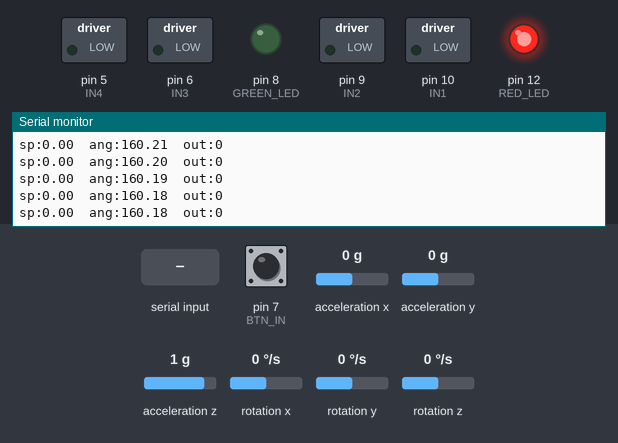
This sketch was run on a simulated Arduino Uno, built with avr-gcc and run on an emulated ATmega328P. On the bench: switched loads named in the sketch (green lamp = pin HIGH), output pins drawn as LEDs (lit = HIGH), the last lines printed to the serial monitor. The inputs (shaded band) are chosen by the test bench; at power-on: pin 7 (BTN_IN) HIGH, acceleration x 0 g, acceleration y 0 g, acceleration z 1 g, rotation x 0 °/s, rotation y 0 °/s, rotation z 0 °/s.

Above: at 1.2 s.
1.3 s: pin 7 (BTN_IN) pulled LOW for 0.15 s
At 1.34 s:
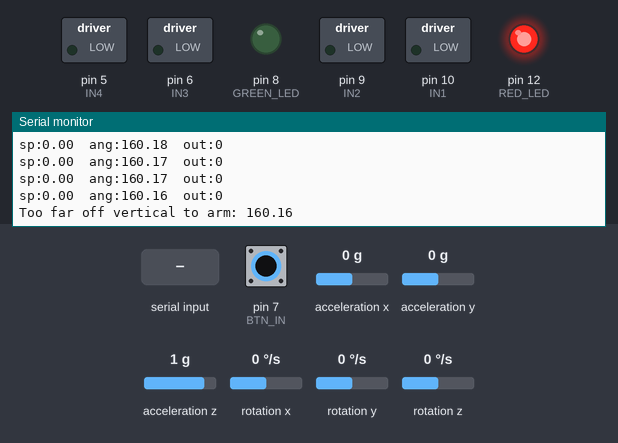
2.9 s: "+\n" received over Serial
At 3.0 s:
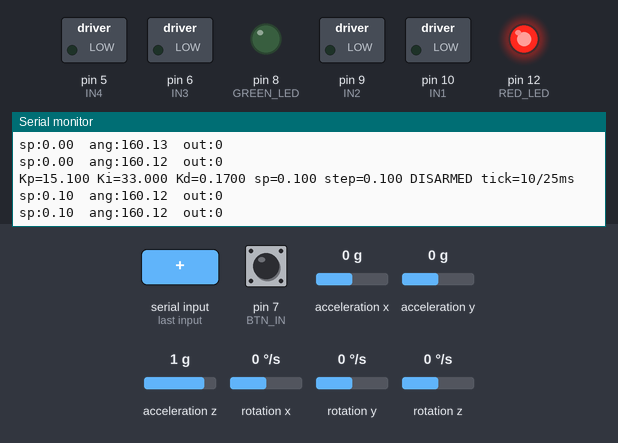
4.4 s: byte 116 ('t') received over Serial
At 5.2 s:
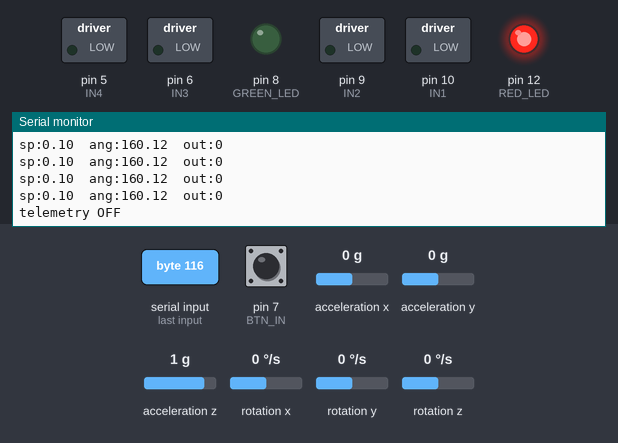
5.9 s: "s\n" received over Serial
At 6.3 s:
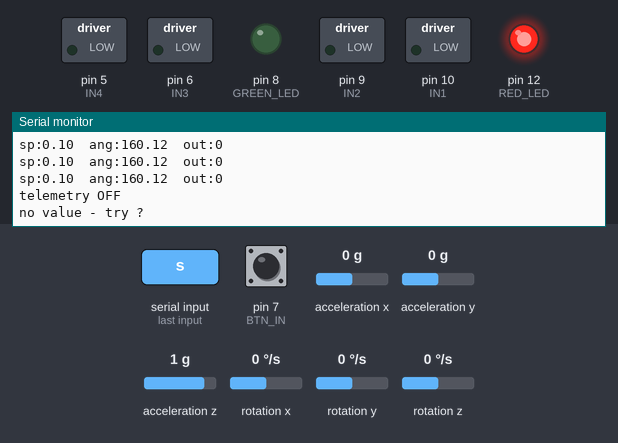
7.4 s: "30,150\n" received over Serial
At 8.8 s:
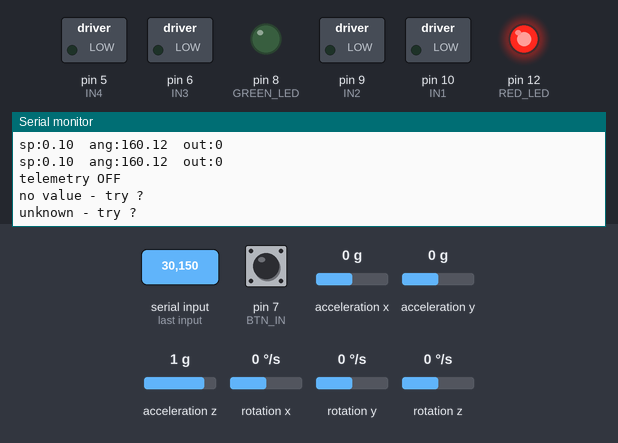
Timing chart, 0 to 9.9 s (numbered marks = the images above; inputs shaded):
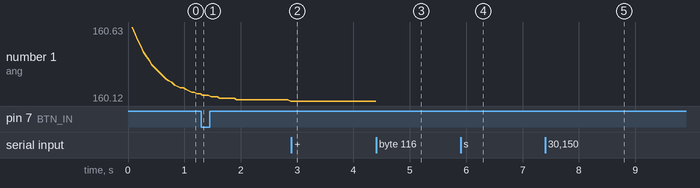

The sketch:

tuning.ino
```cpp
/*
 * tuning.ino
 *
 * Balance firmware with live gain and setpoint editing over serial.
 * The control core is identical to main.ino. Everything added for
 * tuning is marked /*TUNING*\/ so it can be stripped back out.
 *
 * Serial Monitor: 115200 baud. Line ending "Newline" is recommended,
 * but single-character commands fire without it.
 */

#include <PID_v1.h>
#include "I2Cdev.h"
#include "MPU6050.h"

MPU6050 mpu;

/*---Complementary filter: accel Y/Z + gyro X. No DMP.---*/
/*---Offset registers forced to zero; bias handled in software.---*/

/*--- From six-pose characterisation ---*/
const float AY_BIAS  = -9626.6f;
const float AZ_BIAS  = -11591.4f;
const float AY_SCALE =  16441.7f;   // counts per g, measured
const float AZ_SCALE =  16729.4f;
const float GX_BIAS  =   -154.8f;   // gyro LSB at rest

const float GYRO_LSB_PER_DPS = 131.0f;   // +/-250 deg/s
const float GYRO_SIGN        = -1.0f;    // inverted mount
const float ALPHA            = 0.98f;
const unsigned long LOOP_MS  = 10;

/* PID_v1 keeps its own millis() timer inside Compute(). Its guard is set
   below the loop period so it never skips a call, and the gains are
   rescaled to put the effective sample time back at LOOP_MS. */
const int PID_GUARD_MS = 9;

float angle = 0.0f;                 // filtered pitch, degrees
unsigned long tPrev;

/*---Arduino to DRV8833 Mapping---*/
int IN1 = 10; // Pin10 <---> IN1
int IN2 = 9;  // Pin9  <---> IN2
int IN3 = 6;  // Pin6  <---> IN3
int IN4 = 5;  // Pin5  <---> IN4
// Batt+ <---> Vcc
// Batt- <---> Gnd
// MotorA <---> Out1
// MotorA <---> Out2
// MotorB <---> Out3
// MotorB <---> Out4

/*---Arduino to MP6050 Mapping---*/
// 5V <---> Vcc
// Gnd <---> Gnd
// SCL <---> SCL
// SDA <---> SDA

/*---Arduino to Battery Mapping---*/
// Vin <---> Batt+
// Gnd <---> Batt-

/*---Arduino to LED/Button Mapping---*/
const uint8_t BTN_IN    = 7;   // input w/ internal pull-up, button to GND rail
const uint8_t RED_LED   = 12;  // power indicator,     anode via 330R to GND rail
const uint8_t GREEN_LED = 8;   // balancing indicator, anode via 330R to GND rail

const uint16_t DEBOUNCE_MS = 25;
bool lastRaw = HIGH;
bool stable  = HIGH;
unsigned long lastChange = 0;

/*---Arm state---*/
bool balancing = false;
const float ARM_WINDOW_DEG = 20.0;  // must be this upright to arm
const float FALL_LIMIT_DEG = 35.0;  // auto-disarm past this tilt

// Define variables
double setpoint, input, output;
double Kp = 15.1, Ki = 33, Kd = 0.17;

// Create PID object
// Arguments: Input, Output, Setpoint, Kp, Ki, Kd, Direction
// NOTE: these constructor gains are superseded by applyTunings() in setup().
PID myPID(&input, &output, &setpoint, Kp, Ki, Kd, REVERSE);

const int MIN_PWM = 6; // lowest PWM that actually turns the wheels (measured)

/*TUNING------------------------------------------------------*/
bool     telemetry = true;      // stream sp/angle/output
double   trimStep  = 0.10;      // degrees per +/- nudge
const uint8_t TELEM_DIV = 5;    // print every Nth tick -> 100/5 = 20 Hz
uint8_t  telemCount = 0;

uint16_t minDt = 65535;         // loop health, reset on every status print
uint16_t maxDt = 0;
/*------------------------------------------------------------*/

/*---------------------------------------------------------*/

void stopMotors() {
  /* All four inputs LOW = outputs Hi-Z (coast). digitalWrite() also
     detaches the timer, so this kills any analogWrite() in progress.
     Coast rather than brake, so you can pick the robot up without the
     wheels fighting you. */
  digitalWrite(IN1, LOW);
  digitalWrite(IN2, LOW);
  digitalWrite(IN3, LOW);
  digitalWrite(IN4, LOW);
}

/* Single point of entry for gains. The two factors cancel the shortened
   PID_v1 guard, so Kp/Ki/Kd mean exactly what they would at a clean
   LOOP_MS sample. Never call myPID.SetTunings() directly. */
void applyTunings() {
  myPID.SetTunings(Kp,
                   Ki * (double)LOOP_MS / (double)PID_GUARD_MS,
                   Kd * (double)PID_GUARD_MS / (double)LOOP_MS);
}

void arm() {
  output = 0;                 // Initialize() seeds outputSum from this
  myPID.SetMode(AUTOMATIC);   // bumpless transfer: clears integral + d-history
  balancing = true;
  digitalWrite(GREEN_LED, HIGH);
  Serial.println(F("ARMED"));
}

void disarm() {
  myPID.SetMode(MANUAL);
  output = 0;
  stopMotors();
  balancing = false;
  digitalWrite(GREEN_LED, LOW);
  Serial.println(F("DISARMED"));
}

void toggleArm() {
  if (balancing) {
    disarm();
  }
  else if (fabs(angle) <= ARM_WINDOW_DEG) {
    arm();
  }
  else {
    Serial.print(F("Too far off vertical to arm: "));
    Serial.println(angle);
  }
}

void fatalBlink() {            // visible fault code with no serial attached
  while (true) {
    digitalWrite(RED_LED, HIGH); delay(150);
    digitalWrite(RED_LED, LOW);  delay(150);
  }
}

void driveMotors(double output) {
  int pwm = abs((int(output)));

  if (pwm > 0) {
    pwm = map(pwm, 1, 255, MIN_PWM, 255); // squeeze [1..255] into [MIN_PWM..255]
  }
  pwm = constrain(pwm, 0, 255);

  if (output > 0) {
    // Forward - slow decay
    analogWrite(IN1, 255 - pwm);
    digitalWrite(IN2, HIGH);
    digitalWrite(IN3, HIGH);
    analogWrite(IN4, 255 - pwm);
  }
  else {
    // Reverse - slow decay
    digitalWrite(IN1, HIGH);
    analogWrite(IN2, 255 - pwm);
    analogWrite(IN3, 255 - pwm);
    digitalWrite(IN4, HIGH);
  }
}

/*TUNING - serial command interface------------------------------*/

void printHelp() {
  Serial.println(F("--- commands ---"));
  Serial.println(F("p<v>  Kp          p14.5"));
  Serial.println(F("i<v>  Ki          i120"));
  Serial.println(F("d<v>  Kd          d0.35"));
  Serial.println(F("s<v>  setpoint    s-0.40"));
  Serial.println(F("n<v>  trim step   n0.05"));
  Serial.println(F("+ -   nudge setpoint by trim step"));
  Serial.println(F("a     arm / disarm"));
  Serial.println(F("t     telemetry on / off"));
  Serial.println(F("?     status + help"));
  Serial.println(F("----------------"));
}

void printStatus() {
  Serial.print(F("Kp="));    Serial.print(Kp, 3);
  Serial.print(F(" Ki="));   Serial.print(Ki, 3);
  Serial.print(F(" Kd="));   Serial.print(Kd, 4);
  Serial.print(F(" sp="));   Serial.print(setpoint, 3);
  Serial.print(F(" step=")); Serial.print(trimStep, 3);
  Serial.print(balancing ? F(" ARMED") : F(" DISARMED"));

  /* Tick min/max since the last status print. Both should read 10-11.
     Anything larger means the loop stalled and the D-term saw a bad
     sample. */
  Serial.print(F(" tick="));
  if (maxDt == 0) {
    Serial.println(F("-"));
  } else {
    Serial.print(minDt); Serial.print('/'); Serial.print(maxDt);
    Serial.println(F("ms"));
  }
  minDt = 65535;
  maxDt = 0;
}

void doInstant(char c) {
  switch (c) {
    case '+': setpoint += trimStep; break;
    case '-': setpoint -= trimStep; break;
    case 'a': toggleArm(); return;
    case 't': telemetry = !telemetry;
              Serial.println(telemetry ? F("telemetry ON") : F("telemetry OFF"));
              return;
    case '?': printHelp(); break;
  }
  printStatus();
}

void doValue(char *s) {
  if (s[1] == '\0') {              // bare letter, no number
    Serial.println(F("no value - try ?"));
    return;
  }

  double v = atof(s + 1);

  switch (s[0]) {
    /* SetTunings() silently ignores negative gains, so catch them here
       rather than let a typo look like it worked. */
    case 'p': if (v < 0) { Serial.println(F("Kp must be >= 0")); return; }
              Kp = v; applyTunings(); break;

    /* Changing Ki does not disturb the accumulated integral: PID_v1
       stores it in output units, so there is no bump on the way in
       or out. */
    case 'i': if (v < 0) { Serial.println(F("Ki must be >= 0")); return; }
              Ki = v; applyTunings(); break;

    case 'd': if (v < 0) { Serial.println(F("Kd must be >= 0")); return; }
              Kd = v; applyTunings(); break;

    /* Safe to change while balancing: PID_v1 takes the derivative of the
       measurement, not the error, so a setpoint step causes no D kick. */
    case 's': setpoint = v; break;

    case 'n': if (v <= 0) { Serial.println(F("step must be > 0")); return; }
              trimStep = v; break;

    default:  Serial.println(F("unknown - try ?")); return;
  }
  printStatus();
}

/* Non-blocking. Handles at most one command per pass so a pasted burst
   cannot stall the control loop. */
void handleSerial() {
  static char buf[16];
  static uint8_t n = 0;

  while (Serial.available()) {
    char c = Serial.read();

    if (c == '\n' || c == '\r') {
      if (n == 0) continue;            // swallow CRLF pairs and blank lines
      buf[n] = '\0';
      n = 0;
      doValue(buf);
      return;
    }

    /* Single-character commands fire immediately, so they work with the
       Serial Monitor set to "No line ending" too. None of the value
       commands start with these characters. */
    if (n == 0 && (c == '?' || c == '+' || c == '-' || c == 'a' || c == 't')) {
      doInstant(c);
      return;
    }

    if (n < sizeof(buf) - 1) buf[n++] = c;
  }
}

void sendTelemetry() {
  /* Labelled and tab separated, so the IDE Serial Plotter picks up the
     legend. ~28 bytes at 20 Hz, well inside the 64-byte TX buffer. */
  Serial.print(F("sp:"));    Serial.print(setpoint, 2);
  Serial.print(F("\tang:")); Serial.print(angle, 2);
  Serial.print(F("\tout:")); Serial.println(output, 0);
}

/*---------------------------------------------------------*/

void setup() {
  /* Indicators and motor outputs first - red lights the instant power
     is applied, and the H-bridge is guaranteed idle before anything
     that can block. */
  pinMode(RED_LED, OUTPUT);
  pinMode(GREEN_LED, OUTPUT);
  digitalWrite(RED_LED, HIGH);
  digitalWrite(GREEN_LED, LOW);

  pinMode(IN1, OUTPUT);
  pinMode(IN2, OUTPUT);
  pinMode(IN3, OUTPUT);
  pinMode(IN4, OUTPUT);
  stopMotors();

  pinMode(BTN_IN, INPUT_PULLUP);

  Wire.begin();
  Wire.setClock(400000); // OPTIONAL: Boost I2C speed to 400kHz for faster updates

  Serial.begin(115200);

  mpu.initialize();

  /*Verify connection*/
  if (mpu.testConnection() == false) {
    Serial.println(F("MPU6050 connection failed"));
    fatalBlink();
  }

  mpu.setFullScaleAccelRange(MPU6050_ACCEL_FS_2);
  mpu.setFullScaleGyroRange(MPU6050_GYRO_FS_250);
  mpu.setDLPFMode(3);                 // ~44Hz, kills motor vibration

  /* Force offsets to zero. Factory trim reloads on power-up, so this
     must be explicit or the software biases above stop matching. */
  mpu.setXAccelOffset(0); mpu.setYAccelOffset(0); mpu.setZAccelOffset(0);
  mpu.setXGyroOffset(0);  mpu.setYGyroOffset(0);  mpu.setZGyroOffset(0);

  /* Seed the filter from the accelerometer so it starts converged */
  int16_t ax, ay, az, gx, gy, gz;
  mpu.getMotion6(&ax, &ay, &az, &gx, &gy, &gz);
  angle = atan2((ay - AY_BIAS) / AY_SCALE,
                -(az - AZ_BIAS) / AZ_SCALE) * 180.0f / M_PI;

  tPrev = millis();

  setpoint = 0.0; // Target angle (0 degrees = upright)

  myPID.SetOutputLimits(-255, 255); // Match PWM range
  myPID.SetSampleTime(PID_GUARD_MS);
  applyTunings();
  myPID.SetMode(MANUAL);            // idle until the button says otherwise

  Serial.println(F("Ready - stand upright and press to arm."));
  printHelp();
  printStatus();
}

/*---------------------------------------------------------*/

void loop() {

  /* 1. Complementary filter tick, every LOOP_MS. Runs armed or not, so
        the angle is already converged by the time you press to arm.

        The control update lives in here too, so one tick means one
        sensor read and one Compute(). */
  unsigned long now = millis();
  if (now - tPrev >= LOOP_MS) {
    uint16_t dtMs = (uint16_t)(now - tPrev);       /*TUNING*/
    if (dtMs < minDt) minDt = dtMs;                /*TUNING*/
    if (dtMs > maxDt) maxDt = dtMs;                /*TUNING*/

    float dt = dtMs / 1000.0f;
    tPrev = now;

    int16_t ax, ay, az, gx, gy, gz;
    mpu.getMotion6(&ax, &ay, &az, &gx, &gy, &gz);

    float accAngle = atan2((ay - AY_BIAS) / AY_SCALE,
                           -(az - AZ_BIAS) / AZ_SCALE) * 180.0f / M_PI;

    float rate = GYRO_SIGN * (gx - GX_BIAS) / GYRO_LSB_PER_DPS;   // deg/s

    angle = ALPHA * (angle + rate * dt) + (1.0f - ALPHA) * accAngle;

    input = angle; // degrees, from MPU6050

    if (balancing) {
      if (fabs(angle) > FALL_LIMIT_DEG) {
        disarm();
      }
      else {
        myPID.Compute();
        driveMotors(output);
      }
    }

    /* Telemetry last, so nothing delays the motor update. Runs disarmed
       too - that is how you read the hand-balanced angle for the coarse
       setpoint. */
    if (telemetry && ++telemCount >= TELEM_DIV) {   /*TUNING*/
      telemCount = 0;
      sendTelemetry();
    }
  }

  /* 2. Button - polled every pass, not gated by LOOP_MS */
  bool raw = digitalRead(BTN_IN);
  if (raw != lastRaw) {
    lastRaw = raw;
    lastChange = millis();
  }
  if (raw != stable && (millis() - lastChange) >= DEBOUNCE_MS) {
    stable = raw;
    if (stable == LOW) {                    // falling edge = press
      toggleArm();
    }
  }

  /* 3. Serial commands - also every pass, also outside the tick */
  handleSerial();                                   /*TUNING*/
}
```

Measured:
- after the input at 1.3 s, the serial monitor: prints a new line at once (image 1)
- after the input at 2.9 s, the serial monitor: prints a new line at once (image 2)
- after the input at 4.4 s, the serial monitor: prints a new line at once (image 3)
- after the input at 5.9 s, the serial monitor: prints a new line at once (image 4)
- after the input at 7.4 s, the serial monitor: prints a new line at once (image 5)
